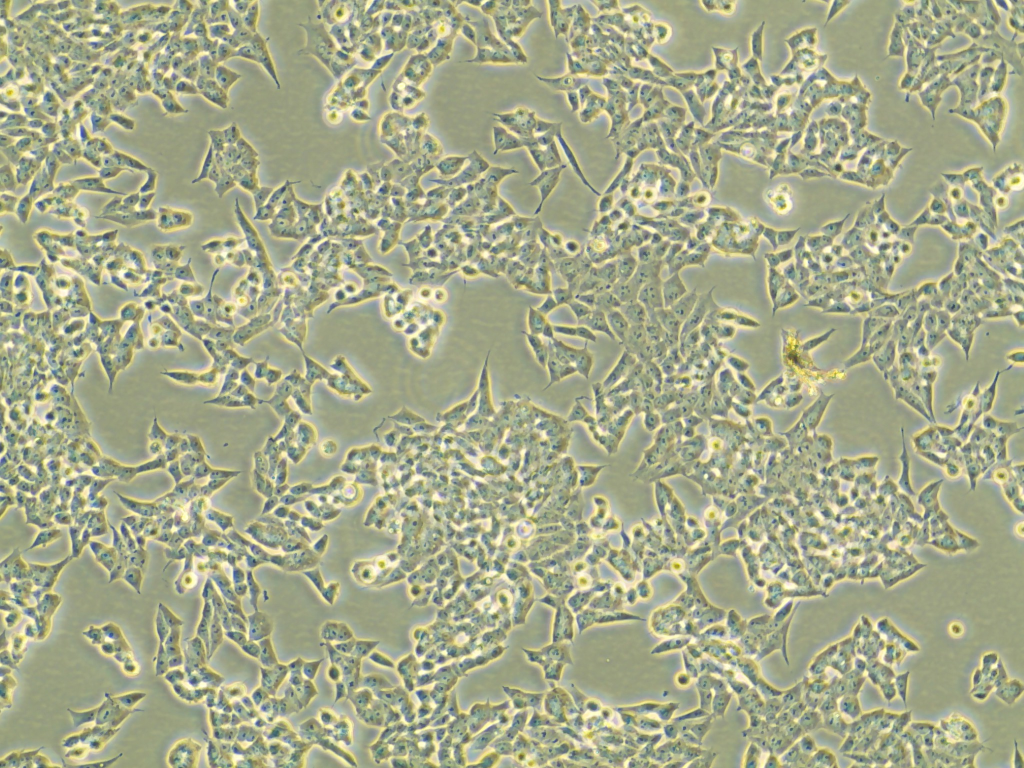
#> input picture data/third/1.jpg, 2048 x 1536 px (shown at 1/2 size)
$ python color-channels.py
#> lines starting #> are read from the running program, lines starting #| are printed output that depends on the picture
### util/plot.py
import matplotlib
import matplotlib.pyplot as plt
import numpy as np
import colorcet
import pandas as pd
import skimage
import itertools as it
from matplotlib.patches import Rectangle
import torch

colors = colorcet.m_glasbey.colors

__SCALE__ = 6
__SHAPE__ = (1,1)


def plot_set_scale(scale):
  global __SCALE__
  __SCALE__ = scale

# [4 lines left out: function plot_set_shape, not called in this run]


def mk_fig(x=1, y=1, shape=__SHAPE__, scale=1, flat=True, **subplot_args):
  scale = scale * __SCALE__

  m = min(shape)
  shape = tuple([s/m for s in shape])

  fig, axs = plt.subplots(nrows=y, ncols=x, figsize=(shape[1]*scale*x, shape[0]*scale*y), **subplot_args)
  plt.tight_layout()

  if x == 1 and y == 1: return fig, axs

  if x == 1: axs = [axs]
  if y == 1: axs = [[ax] for ax in axs]

  axs = np.array(axs)
  if flat: axs = axs.ravel()
  return fig, axs

# [7 lines left out: function plot_point, not called in this run]

def plot_image(image, ax=None, scale=1, title=None, cmap='gray'):
  assert len(image.shape) in (2,3,4), f"Unknown image shape: {image.shape}, expected 2, 3, or 4 dims."

  if ax is None: fig, ax = mk_fig(scale=scale)

  if isinstance(image, torch.Tensor): image = image.detach().cpu().numpy()

  if len(image.shape) == 4: image = image[0]  # scrap batch dim
  if len(image.shape) == 3 and image.shape[0] == 1: image = image[0]  # scrap the channel dim if it was one
  if len(image.shape) == 3 and image.shape[0] <= 4: image = np.moveaxis(image, 0, -1)  # make the (RGBA) channel last if it was first

  ax.imshow(image, cmap=cmap)
  if title: ax.set_title(title)
  ax.axis('off')
  plt.tight_layout()
  return ax


# [116 lines left out: functions mk_colors, plot_mask, plot_boxes, plot_instseg, plot_animation, not called in this run]

### color-channels.py
# %% [markdown]
# # Separate the color channels
# - different color channels have different focal planes
# %%
import sys; sys.path += ['..']  # NOTE find shared modules

from util.plot import *
from util.preprocess import *

import numpy as np

import skimage
image = skimage.io.imread("./data/third/1.jpg")
#> image is the input picture: shape (1536, 2048, 3); mean R, G, B 164.9, 169.2, 139.8

# %%

I = image[450:750, 700:1000]
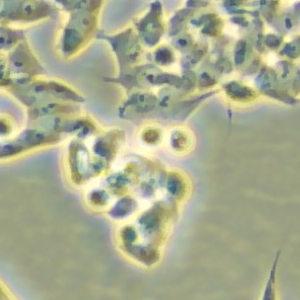
#> I: shape (300, 300, 3); mean R, G, B 167.5, 171.1, 142.6

fig, axs = mk_fig(2,2, scale=0.6)


axs[0].scatter(-10,-10, label='PC microscopy image', color='white')
plot_image(I, axs[0])
#> (the run stopped early here; a loop or call above may not have finished)

$ run again, with data/third/10.jpg copied over data/third/1.jpg
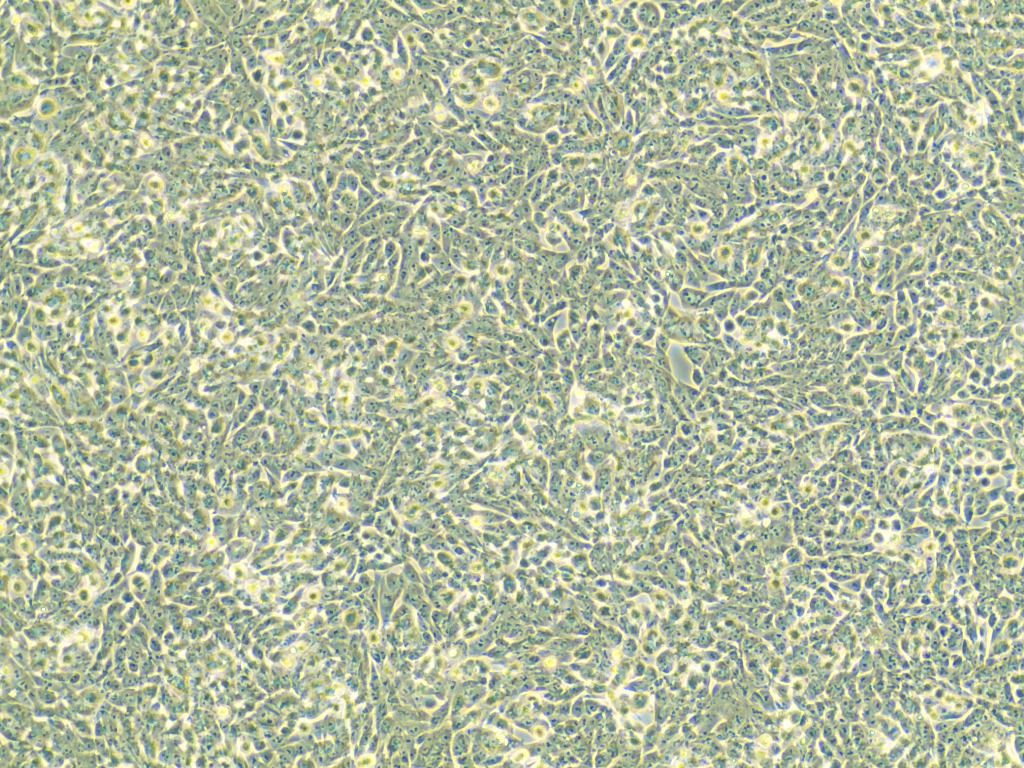
#> input picture data/third/10.jpg, 2048 x 1536 px (shown at 1/2 size)
#> image is the input picture: shape (1536, 2048, 3); mean R, G, B 176.6, 185.7, 160.6
#> `I = image[450:750, 700:1000]`:
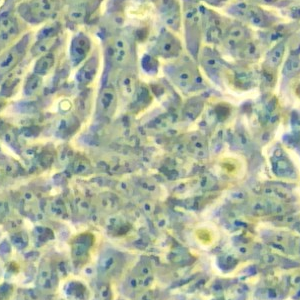
#> I: shape (300, 300, 3); mean R, G, B 172.2, 181.3, 156.6

$ run again, with data/third/11.jpg copied over data/third/1.jpg
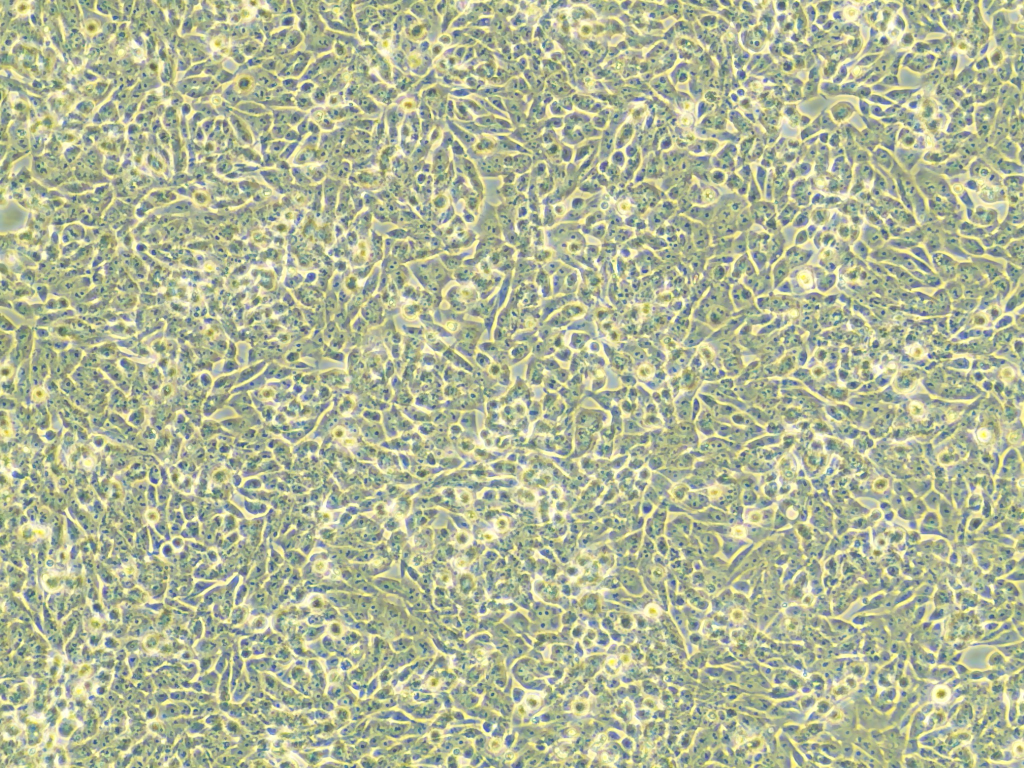
#> input picture data/third/11.jpg, 2048 x 1536 px (shown at 1/2 size)
#> image is the input picture: shape (1536, 2048, 3); mean R, G, B 175.8, 182.4, 152
#> `I = image[450:750, 700:1000]`:
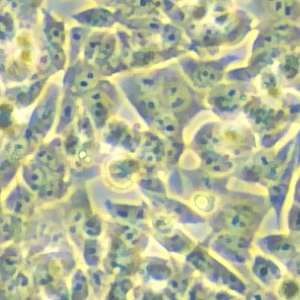
#> I: shape (300, 300, 3); mean R, G, B 178.1, 183.4, 152.4

$ run again, with data/third/12.jpg copied over data/third/1.jpg
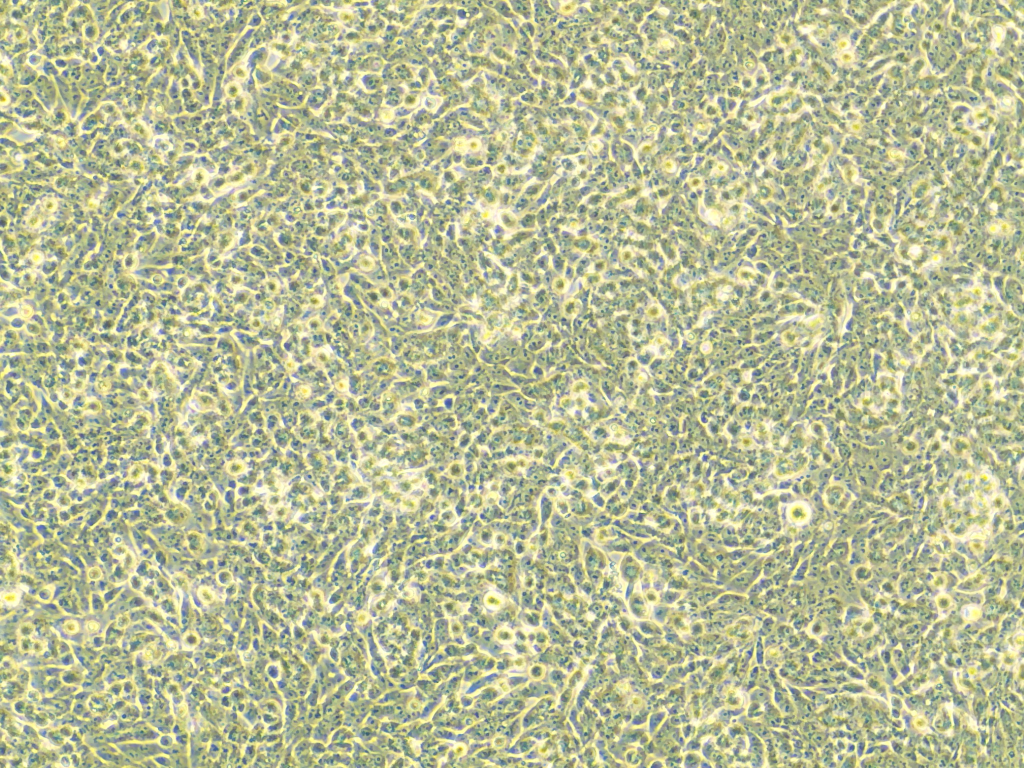
#> input picture data/third/12.jpg, 2048 x 1536 px (shown at 1/2 size)
#> image is the input picture: shape (1536, 2048, 3); mean R, G, B 183.5, 187.8, 152.2
#> `I = image[450:750, 700:1000]`:
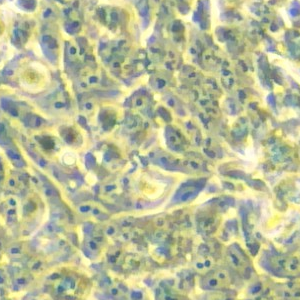
#> I: shape (300, 300, 3); mean R, G, B 184.2, 187.9, 152.8
